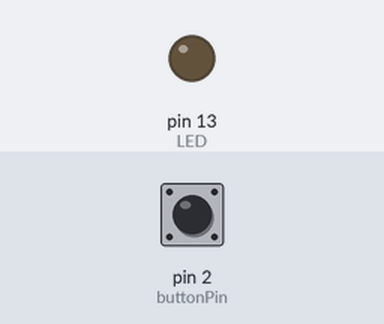
Bench run of a sketch on a simulated Arduino Uno, built with avr-gcc and run on an emulated ATmega328P. Shown: output pins drawn as LEDs (lit = HIGH). The test bench sets the inputs (shaded band); at power-on: pin 2 (buttonPin) LOW.

Above: at 1.2 s.
1.3 s: pin 2 (buttonPin) pulled HIGH for 0.15 s
At 1.38 s:
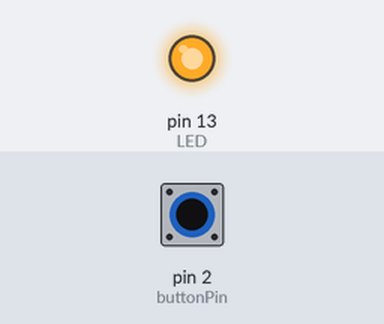
2.9 s: pin 2 (buttonPin) pulled HIGH for 3.2 s
At 6.8 s:
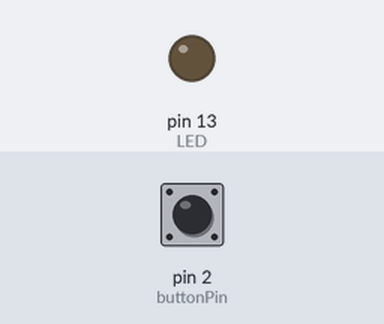
Timing chart, 0 to 8.3 s (numbered marks = the images above; inputs shaded):
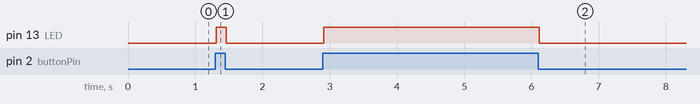

Measured:
- after the input at 1.3 s, pin 13 (LED): LOW → HIGH at once, → LOW 0.15 s later
- after the input at 2.9 s, pin 13 (LED): LOW → HIGH at once, → LOW 3.2 s later

The sketch:

sketch_feb23b.ino
```cpp
 // put your setup code here, to run once:
const int buttonPin = 2;
const int LED = 13;

int buttonState = 0;

void setup() {
pinMode(LED, OUTPUT);
pinMode(buttonPin, INPUT);
}

void loop() {
  // put your main code here, to run repeatedly:
buttonState = digitalRead(buttonPin);
delay(10);


 //conditional statement
  if (buttonState == HIGH){
digitalWrite(LED, HIGH);
}
else {
  digitalWrite(LED, LOW);
}
}
```
